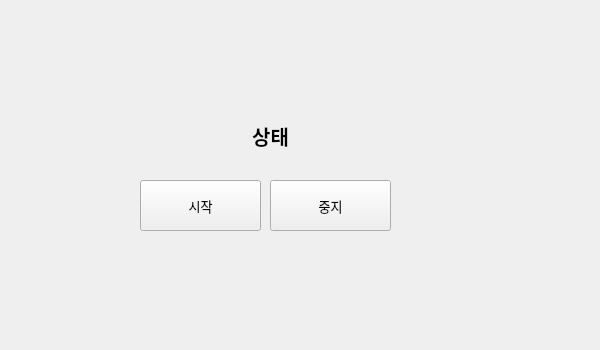
<?xml version="1.0" encoding="UTF-8"?>
<ui version="4.0">
 <class>Form</class>
 <widget class="QWidget" name="Form">
  <property name="geometry">
   <rect>
    <x>0</x>
    <y>0</y>
    <width>600</width>
    <height>350</height>
   </rect>
  </property>
  <property name="maximumSize">
   <size>
    <width>600</width>
    <height>350</height>
   </size>
  </property>
  <property name="windowTitle">
   <string>QtDesigner 연습</string>
  </property>
  <widget class="QLabel" name="lblStatus">
   <property name="geometry">
    <rect>
     <x>180</x>
     <y>110</y>
     <width>181</width>
     <height>51</height>
    </rect>
   </property>
   <property name="font">
    <font>
     <family>맑은 고딕</family>
     <pointsize>15</pointsize>
     <weight>75</weight>
     <bold>true</bold>
    </font>
   </property>
   <property name="text">
    <string>상태</string>
   </property>
   <property name="alignment">
    <set>Qt::AlignCenter</set>
   </property>
  </widget>
  <widget class="QPushButton" name="btnStart">
   <property name="geometry">
    <rect>
     <x>140</x>
     <y>180</y>
     <width>121</width>
     <height>51</height>
    </rect>
   </property>
   <property name="font">
    <font>
     <family>맑은 고딕 Semilight</family>
     <pointsize>10</pointsize>
    </font>
   </property>
   <property name="text">
    <string>시작</string>
   </property>
  </widget>
  <widget class="QPushButton" name="btnStop">
   <property name="geometry">
    <rect>
     <x>270</x>
     <y>180</y>
     <width>121</width>
     <height>51</height>
    </rect>
   </property>
   <property name="font">
    <font>
     <family>맑은 고딕 Semilight</family>
     <pointsize>10</pointsize>
    </font>
   </property>
   <property name="text">
    <string>중지</string>
   </property>
  </widget>
 </widget>
 <resources/>
 <connections/>
</ui>
